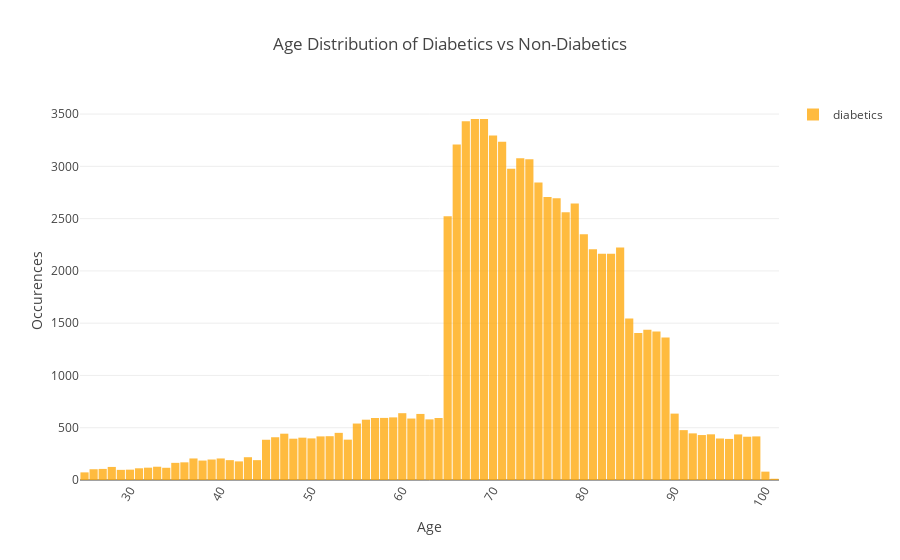

Notebook code for this chart:
### Markdown cell above
## Begin Demo

### Code cell
age_of_diabetics()

### Figure 1 — Plotly figure (JSON) as saved in the notebook; plotly's stock layout.template omitted (floating-point values rounded to 4 significant figures)
{"data": [{"marker": {"color": "#FFA500"}, "name": "diabetics", "opacity": 0.75, "type": "bar", "x": [25, 26, 27, 28, 29, 30, 31, 32, 33, 34, 35, 36, 37, 38, 39, 40, 41, 42, 43, 44, 45, 46, 47, 48, 49, 50, 51, 52, 53, 54, 55, 56, 57, 58, 59, 60, 61, 62, 63, 64, 65, 66, 67, 68, 69, 70, 71, 72, 73, 74, 75, 76, 77, 78, 79, 80, 81, 82, 83, 84, 85, 86, 87, 88, 89, 90, 91, 92, 93, 94, 95, 96, 97, 98, 99, 100, 101], "y": [73, 103, 106, 125, 97, 99, 112, 118, 127, 117, 164, 169, 206, 186, 196, 206, 190, 178, 218, 190, 385, 409, 443, 395, 405, 398, 417, 419, 451, 386, 540, 577, 593, 594, 599, 639, 588, 632, 580, 593, 2523, 3209, 3431, 3453, 3452, 3296, 3236, 2977, 3077, 3069, 2845, 2706, 2696, 2561, 2645, 2351, 2208, 2163, 2163, 2223, 1544, 1405, 1436, 1421, 1364, 635, 477, 446, 430, 437, 397, 393, 436, 414, 417, 80, 12]}], "layout": {"bargap": 0.1, "barmode": "overlay", "showlegend": true, "title": "Age Distribution of Diabetics vs Non-Diabetics", "xaxis": {"exponentformat": "none", "tickangle": 300, "title": "Age"}, "yaxis": {"title": "Occurences"}}}
